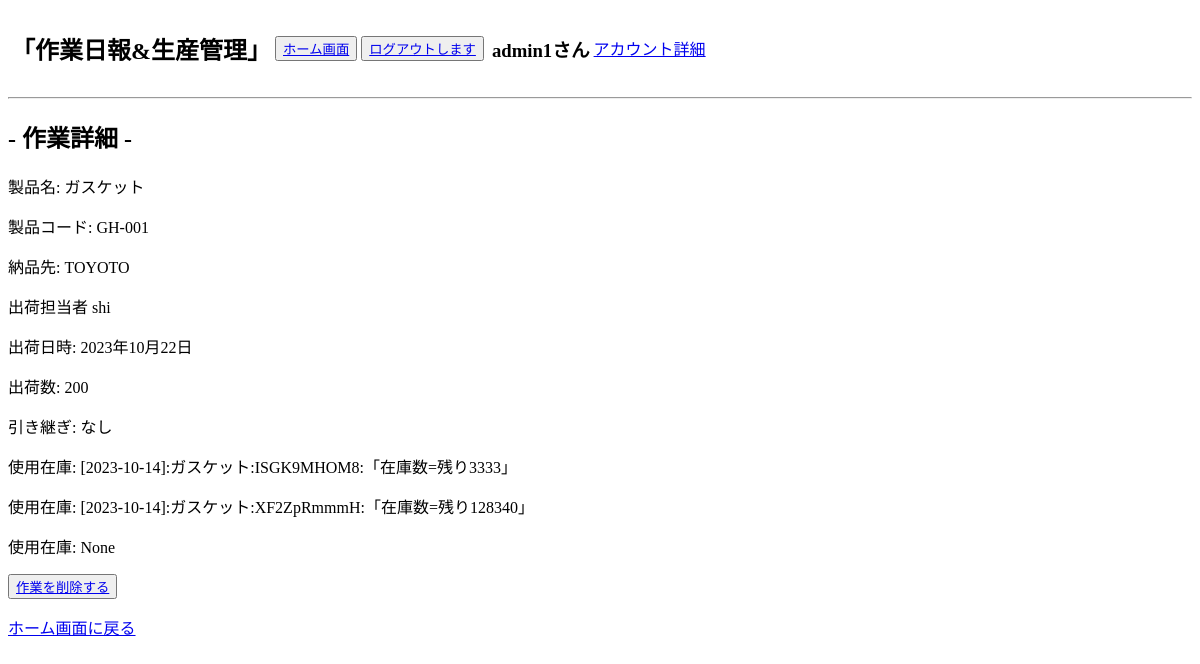
The page /daily_report/shipping_detail/74/ (signed in) on the database as committed earlier.
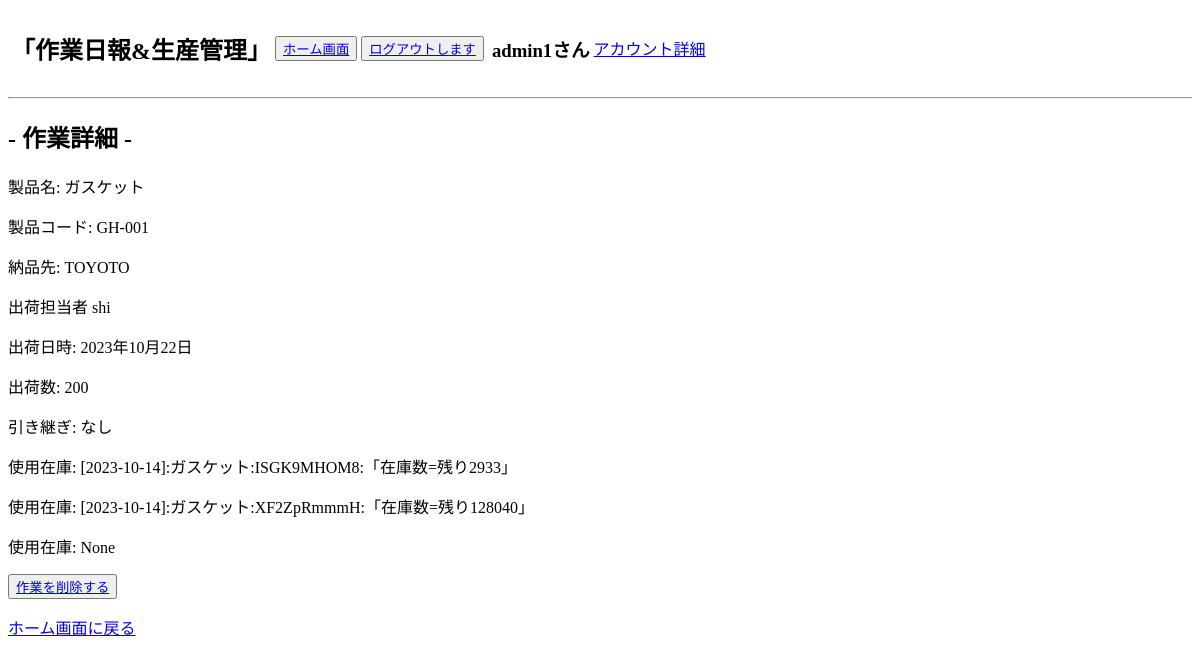
The same page on the database as committed later.
### product_management/models.py (models this page shows, shortened)
class Shipping(models.Model):
    product = models.ForeignKey(
        Products, on_delete=models.CASCADE,verbose_name='製品名',default=''
    )
    delivery = models.ForeignKey(
        Delivery, on_delete=models.CASCADE, verbose_name='納品先'
    )
    user = models.ForeignKey(
        Users, on_delete=models.CASCADE, verbose_name='作業者名',null=True
    )
    shipping_day = models.DateField(verbose_name='出荷日')
    shipments_required = models.IntegerField(verbose_name='出荷必要数')
    memo = models.CharField(max_length=255,verbose_name="引き継ぎメモ",null=True,blank=True)
    stock1 = models.ForeignKey(
        Stock, on_delete=models.CASCADE, verbose_name='使用在庫1',related_name='stock1_set',null=True
    )
    stock2 = models.ForeignKey(
        Stock, on_delete=models.CASCADE, verbose_name='使用在庫2',related_name='stock2_set',null=True
    )
    stock3 = models.ForeignKey(
        Stock, on_delete=models.CASCADE, verbose_name='使用在庫3',related_name='stock3_set',null=True
    )
    created_at = models.DateTimeField(auto_now_add=True)
    updated_at = models.DateTimeField(auto_now=True)
    class Meta:
        verbose_name = '出荷'
        db_table = 'shipping'

class Stock(models.Model):
    product = models.ForeignKey(
        Products, on_delete=models.CASCADE, verbose_name='製品名'
    )
    lot_number = models.CharField(max_length=10, verbose_name='ロッド番号',default='')
    stocks = models.IntegerField(verbose_name="在庫数")
    molding_user = models.ForeignKey(
        Users, on_delete=models.CASCADE, verbose_name='成形担当ユーザー名',null=True,related_name='molding_stock_set',
    )
    molding_time = models.DateTimeField(verbose_name='成形日時', default=datetime(2001, 1, 1, 0, 0, 0))
    inspection_user = models.ForeignKey(
        Users, on_delete=models.CASCADE, verbose_name='検査担当ユーザー名',null=True,related_name='inspection_stock_set',
    )
    memo = models.CharField(max_length=255,verbose_name="引き継ぎメモ",null=True,blank=True)
    created_at = models.DateTimeField(verbose_name='検査日時',auto_now_add=True)
    updated_at = models.DateTimeField(auto_now=True)
    class Meta:
        verbose_name = '在庫'
        db_table = 'stock'
    def __str__(self):
        return '[' + self.created_at.strftime('%Y-%m-%d') + ']' + ':' + self.product.name + ':' + self.lot_number + ':' +'「' + '在庫数'+ '=' + '残り' + str(self.stocks) + '」'

class Delivery(models.Model):
    delivery_name = models.CharField(max_length=50,verbose_name='納品先会社名')
    delivery_code = models.CharField(max_length=10,verbose_name='納品先コード')
    class Meta:
        verbose_name = '納品先'
        db_table = 'delivery'
    def __str__(self):
        return self.delivery_name

### daily_report/models.py (models this page shows, shortened)
class Products(models.Model):
    name = models.CharField(max_length=255,verbose_name="製品名")
    code = models.CharField(max_length=50,verbose_name="製品コード")
    quantity = models.IntegerField(verbose_name="製品取り数")
    memo = models.CharField(max_length=255,blank=True, null=True,verbose_name="製品メモ")
    created_at = models.DateTimeField(auto_now_add=True)
    updated_at = models.DateTimeField(auto_now=True)
    class Meta:
        verbose_name = '製品情報'
        db_table = 'products'

### accounts/models.py (models this page shows, shortened)
class Users(AbstractBaseUser, PermissionsMixin):
    username = models.CharField(max_length=150, unique=True, verbose_name="ユーザー名")
    birthday = models.DateField(null=True,blank=True, verbose_name="生年月日")
    phone = models.CharField(max_length=11,null=True,blank=True, verbose_name="携帯番号")
    email = models.EmailField(max_length=255, unique=True, verbose_name="メールアドレス")
    department = models.ForeignKey(
        Departments, on_delete=models.PROTECT, null=True,blank=True
    )
    is_active = models.BooleanField(default=True)
    is_staff = models.BooleanField(default=False)
    USERNAME_FIELD = 'username'
    EMAIL_FIELD = 'email'
    REQUIRED_FIELDS = ['email']
    objects = UsersManager()

### daily_report/views.py (the view)
# urls.py: path('shipping_detail/<int:pk>/',ShippingDetailView.as_view(),name='shipping_detail'),
class ShippingDetailView(LoginRequiredMixin,DetailView):
    model = Shipping
    template_name = os.path.join('shipping', 'shipping_detail.html')
    context_object_name = 'shippingdetail'

### accounts/context_processors.py (called while the page is built)
def my_custom_context(request):
    protocol = 'http' if request.is_secure() else 'https'
    domain = request.get_host()
    return {
        'protocol': protocol,
        'domain': domain,
    }

### templates/shipping/shipping_detail.html
{% extends 'base.html' %}
{% block content %}
<h2>- 作業詳細 -</h2>
    <p>製品名: {{ shippingdetail.product.name }}</p>
    <p>製品コード: {{ shippingdetail.product.code }}</p>
    <p>納品先: {{ shippingdetail.delivery }}</p>
    <p>出荷担当者 {{ shippingdetail.user.username }}</p>
    <p>出荷日時: {{ shippingdetail.shipping_day }}</p>
    <p>出荷数: {{ shippingdetail.shipments_required }}</p>
    <p>引き継ぎ: {{ shippingdetail.memo }}</p>
    {% if shippingdetail.stock1 %}
    <p>使用在庫: {{ shippingdetail.stock1 }}</p>
    <p>使用在庫: {{ shippingdetail.stock2 }}</p>
    <p>使用在庫: {{ shippingdetail.stock3 }}</p>
    {% endif %}
    <p><button><a href="{% url 'daily_report:shipping_delate' shippingdetail.id %}">作業を削除する</a></button></p>
    <p><a href="{% url 'daily_report:report_list' %}">ホーム画面に戻る</a></p>
{% endblock %}

Rows that differ between the two databases and show on the page:
changed through a linked row, Shipping "なし": stock1 "[2023-10-14]:ガスケット:ISGK9MHOM8:「在庫数=残り3333」" → "[2023-10-14]:ガスケット:ISGK9MHOM8:「在庫数=残り2933」"; stock2 "[2023-10-14]:ガスケット:XF2ZpRmmmH:「在庫数=残り128340」" → "[2023-10-14]:ガスケット:XF2ZpRmmmH:「在庫数=残り128040」"
